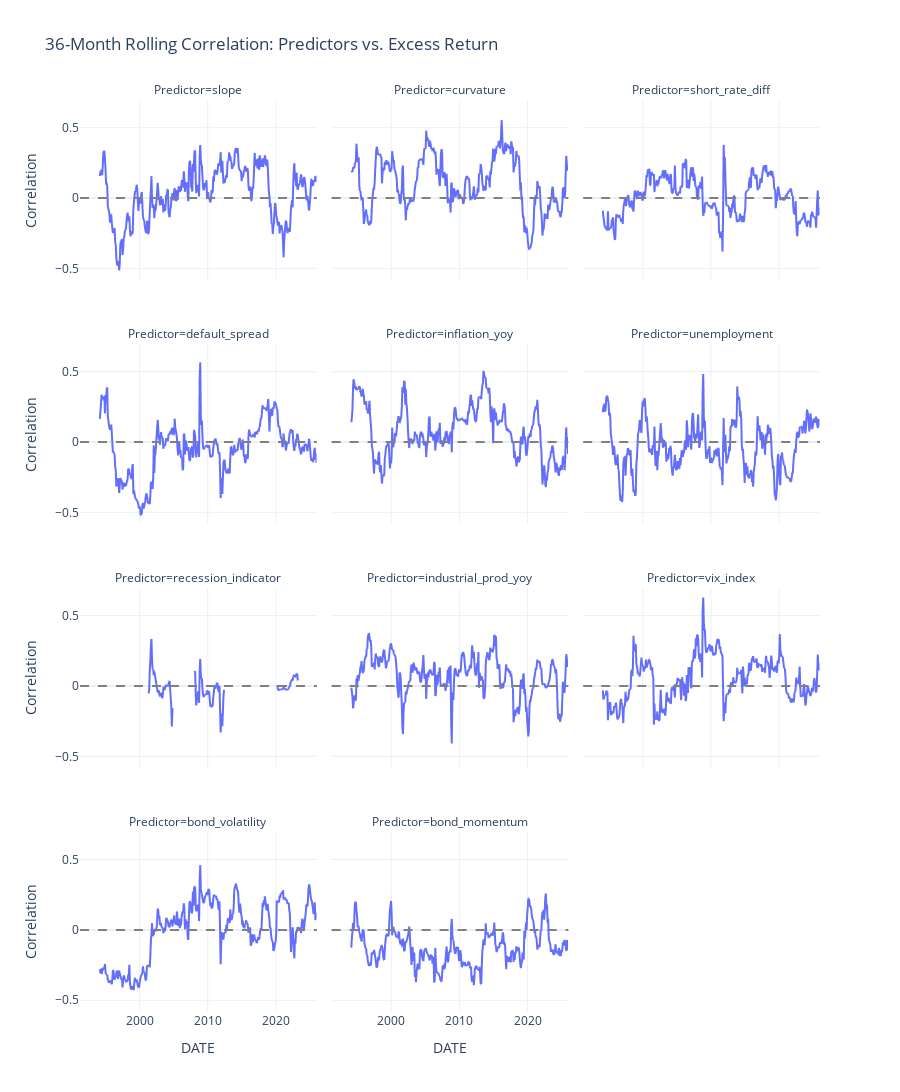

The notebook cell saved with this chart:
### Markdown cell above
From the scatter plot we can see that the data points are widely scattered from the red line, we can say the predictor is noisy.
The signal-to-noise ratio is very low shown by:
- high dipersion
- shallow trendline (nearly horizontal)

### Code cell
window = 36  # 3-year rolling window

# calculate rolling correlations for all predictors
rolling_corr_list = []
for pred in predictors:
    # corr between target and current predictor
    series = df_final['excess_return'].rolling(window=window).corr(df_final[pred])
    temp_df = series.to_frame(name='Correlation')
    temp_df['Predictor'] = pred
    rolling_corr_list.append(temp_df)

df_rolling = pd.concat(rolling_corr_list).reset_index()

fig = px.line(
    df_rolling,
    x='DATE',
    y='Correlation',
    facet_col='Predictor',
    facet_col_wrap=3,
    height=1200,
    title=f"{window}-Month Rolling Correlation: Predictors vs. Excess Return",
    template='plotly_white'
)

fig.add_hline(y=0, line_dash="dash", line_color="gray")
fig.update_layout(showlegend=False)

fig.show()

### Figure 1 — Plotly figure (JSON) as saved in the notebook; plotly's stock layout.template omitted (floating-point values rounded to 4 significant figures; data arrays with more than 128 entries replaced by an {"elided": "..."} marker saying what was removed)
{"data": [{"hovertemplate": "Predictor=slope<br>DATE=%{x}<br>Correlation=%{y}<extra></extra>", "legendgroup": "", "line": {"color": "#636efa", "dash": "solid"}, "marker": {"symbol": "circle"}, "mode": "lines", "name": "", "showlegend": false, "type": "scattergl", "x": {"elided": "418 str values"}, "xaxis": "x10", "y": {"elided": "418 float values"}, "yaxis": "y10"}, {"hovertemplate": "Predictor=curvature<br>DATE=%{x}<br>Correlation=%{y}<extra></extra>", "legendgroup": "", "line": {"color": "#636efa", "dash": "solid"}, "marker": {"symbol": "circle"}, "mode": "lines", "name": "", "showlegend": false, "type": "scattergl", "x": {"elided": "418 str values"}, "xaxis": "x11", "y": {"elided": "418 float values"}, "yaxis": "y11"}, {"hovertemplate": "Predictor=short_rate_diff<br>DATE=%{x}<br>Correlation=%{y}<extra></extra>", "legendgroup": "", "line": {"color": "#636efa", "dash": "solid"}, "marker": {"symbol": "circle"}, "mode": "lines", "name": "", "showlegend": false, "type": "scattergl", "x": {"elided": "418 str values"}, "xaxis": "x12", "y": {"elided": "418 float values"}, "yaxis": "y12"}, {"hovertemplate": "Predictor=default_spread<br>DATE=%{x}<br>Correlation=%{y}<extra></extra>", "legendgroup": "", "line": {"color": "#636efa", "dash": "solid"}, "marker": {"symbol": "circle"}, "mode": "lines", "name": "", "showlegend": false, "type": "scattergl", "x": {"elided": "418 str values"}, "xaxis": "x7", "y": {"elided": "418 float values"}, "yaxis": "y7"}, {"hovertemplate": "Predictor=inflation_yoy<br>DATE=%{x}<br>Correlation=%{y}<extra></extra>", "legendgroup": "", "line": {"color": "#636efa", "dash": "solid"}, "marker": {"symbol": "circle"}, "mode": "lines", "name": "", "showlegend": false, "type": "scattergl", "x": {"elided": "418 str values"}, "xaxis": "x8", "y": {"elided": "418 float values"}, "yaxis": "y8"}, {"hovertemplate": "Predictor=unemployment<br>DATE=%{x}<br>Correlation=%{y}<extra></extra>", "legendgroup": "", "line": {"color": "#636efa", "dash": "solid"}, "marker": {"symbol": "circle"}, "mode": "lines", "name": "", "showlegend": false, "type": "scattergl", "x": {"elided": "418 str values"}, "xaxis": "x9", "y": {"elided": "418 float values"}, "yaxis": "y9"}, {"hovertemplate": "Predictor=recession_indicator<br>DATE=%{x}<br>Correlation=%{y}<extra></extra>", "legendgroup": "", "line": {"color": "#636efa", "dash": "solid"}, "marker": {"symbol": "circle"}, "mode": "lines", "name": "", "showlegend": false, "type": "scattergl", "x": {"elided": "418 str values"}, "xaxis": "x4", "y": {"elided": "418 float values"}, "yaxis": "y4"}, {"hovertemplate": "Predictor=industrial_prod_yoy<br>DATE=%{x}<br>Correlation=%{y}<extra></extra>", "legendgroup": "", "line": {"color": "#636efa", "dash": "solid"}, "marker": {"symbol": "circle"}, "mode": "lines", "name": "", "showlegend": false, "type": "scattergl", "x": {"elided": "418 str values"}, "xaxis": "x5", "y": {"elided": "418 float values"}, "yaxis": "y5"}, {"hovertemplate": "Predictor=vix_index<br>DATE=%{x}<br>Correlation=%{y}<extra></extra>", "legendgroup": "", "line": {"color": "#636efa", "dash": "solid"}, "marker": {"symbol": "circle"}, "mode": "lines", "name": "", "showlegend": false, "type": "scattergl", "x": {"elided": "418 str values"}, "xaxis": "x6", "y": {"elided": "418 float values"}, "yaxis": "y6"}, {"hovertemplate": "Predictor=bond_volatility<br>DATE=%{x}<br>Correlation=%{y}<extra></extra>", "legendgroup": "", "line": {"color": "#636efa", "dash": "solid"}, "marker": {"symbol": "circle"}, "mode": "lines", "name": "", "showlegend": false, "type": "scattergl", "x": {"elided": "418 str values"}, "xaxis": "x", "y": {"elided": "418 float values"}, "yaxis": "y"}, {"hovertemplate": "Predictor=bond_momentum<br>DATE=%{x}<br>Correlation=%{y}<extra></extra>", "legendgroup": "", "line": {"color": "#636efa", "dash": "solid"}, "marker": {"symbol": "circle"}, "mode": "lines", "name": "", "showlegend": false, "type": "scattergl", "x": {"elided": "418 str values"}, "xaxis": "x2", "y": {"elided": "418 float values"}, "yaxis": "y2"}], "layout": {"annotations": [{"showarrow": false, "text": "Predictor=bond_volatility", "x": 0.16, "xanchor": "center", "xref": "paper", "y": 0.1975, "yanchor": "bottom", "yref": "paper"}, {"showarrow": false, "text": "Predictor=bond_momentum", "x": 0.5, "xanchor": "center", "xref": "paper", "y": 0.1975, "yanchor": "bottom", "yref": "paper"}, {"showarrow": false, "text": "Predictor=recession_indicator", "x": 0.16, "xanchor": "center", "xref": "paper", "y": 0.465, "yanchor": "bottom", "yref": "paper"}, {"showarrow": false, "text": "Predictor=industrial_prod_yoy", "x": 0.5, "xanchor": "center", "xref": "paper", "y": 0.465, "yanchor": "bottom", "yref": "paper"}, {"showarrow": false, "text": "Predictor=vix_index", "x": 0.84, "xanchor": "center", "xref": "paper", "y": 0.465, "yanchor": "bottom", "yref": "paper"}, {"showarrow": false, "text": "Predictor=default_spread", "x": 0.16, "xanchor": "center", "xref": "paper", "y": 0.7325, "yanchor": "bottom", "yref": "paper"}, {"showarrow": false, "text": "Predictor=inflation_yoy", "x": 0.5, "xanchor": "center", "xref": "paper", "y": 0.7325, "yanchor": "bottom", "yref": "paper"}, {"showarrow": false, "text": "Predictor=unemployment", "x": 0.84, "xanchor": "center", "xref": "paper", "y": 0.7325, "yanchor": "bottom", "yref": "paper"}, {"showarrow": false, "text": "Predictor=slope", "x": 0.16, "xanchor": "center", "xref": "paper", "y": 1, "yanchor": "bottom", "yref": "paper"}, {"showarrow": false, "text": "Predictor=curvature", "x": 0.5, "xanchor": "center", "xref": "paper", "y": 1, "yanchor": "bottom", "yref": "paper"}, {"showarrow": false, "text": "Predictor=short_rate_diff", "x": 0.84, "xanchor": "center", "xref": "paper", "y": 1, "yanchor": "bottom", "yref": "paper"}], "height": 1200, "legend": {"tracegroupgap": 0}, "shapes": [{"line": {"color": "gray", "dash": "dash"}, "type": "line", "x0": 0, "x1": 1, "xref": "x domain", "y0": 0, "y1": 0, "yref": "y"}, {"line": {"color": "gray", "dash": "dash"}, "type": "line", "x0": 0, "x1": 1, "xref": "x2 domain", "y0": 0, "y1": 0, "yref": "y2"}, {"line": {"color": "gray", "dash": "dash"}, "type": "line", "x0": 0, "x1": 1, "xref": "x4 domain", "y0": 0, "y1": 0, "yref": "y4"}, {"line": {"color": "gray", "dash": "dash"}, "type": "line", "x0": 0, "x1": 1, "xref": "x5 domain", "y0": 0, "y1": 0, "yref": "y5"}, {"line": {"color": "gray", "dash": "dash"}, "type": "line", "x0": 0, "x1": 1, "xref": "x6 domain", "y0": 0, "y1": 0, "yref": "y6"}, {"line": {"color": "gray", "dash": "dash"}, "type": "line", "x0": 0, "x1": 1, "xref": "x7 domain", "y0": 0, "y1": 0, "yref": "y7"}, {"line": {"color": "gray", "dash": "dash"}, "type": "line", "x0": 0, "x1": 1, "xref": "x8 domain", "y0": 0, "y1": 0, "yref": "y8"}, {"line": {"color": "gray", "dash": "dash"}, "type": "line", "x0": 0, "x1": 1, "xref": "x9 domain", "y0": 0, "y1": 0, "yref": "y9"}, {"line": {"color": "gray", "dash": "dash"}, "type": "line", "x0": 0, "x1": 1, "xref": "x10 domain", "y0": 0, "y1": 0, "yref": "y10"}, {"line": {"color": "gray", "dash": "dash"}, "type": "line", "x0": 0, "x1": 1, "xref": "x11 domain", "y0": 0, "y1": 0, "yref": "y11"}, {"line": {"color": "gray", "dash": "dash"}, "type": "line", "x0": 0, "x1": 1, "xref": "x12 domain", "y0": 0, "y1": 0, "yref": "y12"}], "showlegend": false, "title": {"text": "36-Month Rolling Correlation: Predictors vs. Excess Return"}, "xaxis": {"anchor": "y", "domain": [0, 0.32], "title": {"text": "DATE"}}, "xaxis10": {"anchor": "y10", "domain": [0, 0.32], "matches": "x", "showticklabels": false}, "xaxis11": {"anchor": "y11", "domain": [0.34, 0.66], "matches": "x", "showticklabels": false}, "xaxis12": {"anchor": "y12", "domain": [0.68, 1.0], "matches": "x", "showticklabels": false}, "xaxis2": {"anchor": "y2", "domain": [0.34, 0.66], "matches": "x", "title": {"text": "DATE"}}, "xaxis3": {"anchor": "y3", "domain": [0.68, 1.0], "matches": "x", "title": {"text": "DATE"}}, "xaxis4": {"anchor": "y4", "domain": [0, 0.32], "matches": "x", "showticklabels": false}, "xaxis5": {"anchor": "y5", "domain": [0.34, 0.66], "matches": "x", "showticklabels": false}, "xaxis6": {"anchor": "y6", "domain": [0.68, 1.0], "matches": "x", "showticklabels": false}, "xaxis7": {"anchor": "y7", "domain": [0, 0.32], "matches": "x", "showticklabels": false}, "xaxis8": {"anchor": "y8", "domain": [0.34, 0.66], "matches": "x", "showticklabels": false}, "xaxis9": {"anchor": "y9", "domain": [0.68, 1.0], "matches": "x", "showticklabels": false}, "yaxis": {"anchor": "x", "domain": [0, 0.1975], "title": {"text": "Correlation"}}, "yaxis10": {"anchor": "x10", "domain": [0.8025, 1], "matches": "y", "title": {"text": "Correlation"}}, "yaxis11": {"anchor": "x11", "domain": [0.8025, 1], "matches": "y", "showticklabels": false}, "yaxis12": {"anchor": "x12", "domain": [0.8025, 1], "matches": "y", "showticklabels": false}, "yaxis2": {"anchor": "x2", "domain": [0, 0.1975], "matches": "y", "showticklabels": false}, "yaxis3": {"anchor": "x3", "domain": [0, 0.1975], "matches": "y", "showticklabels": false}, "yaxis4": {"anchor": "x4", "domain": [0.2675, 0.465], "matches": "y", "title": {"text": "Correlation"}}, "yaxis5": {"anchor": "x5", "domain": [0.2675, 0.465], "matches": "y", "showticklabels": false}, "yaxis6": {"anchor": "x6", "domain": [0.2675, 0.465], "matches": "y", "showticklabels": false}, "yaxis7": {"anchor": "x7", "domain": [0.535, 0.7325], "matches": "y", "title": {"text": "Correlation"}}, "yaxis8": {"anchor": "x8", "domain": [0.535, 0.7325], "matches": "y", "showticklabels": false}, "yaxis9": {"anchor": "x9", "domain": [0.535, 0.7325], "matches": "y", "showticklabels": false}}}
